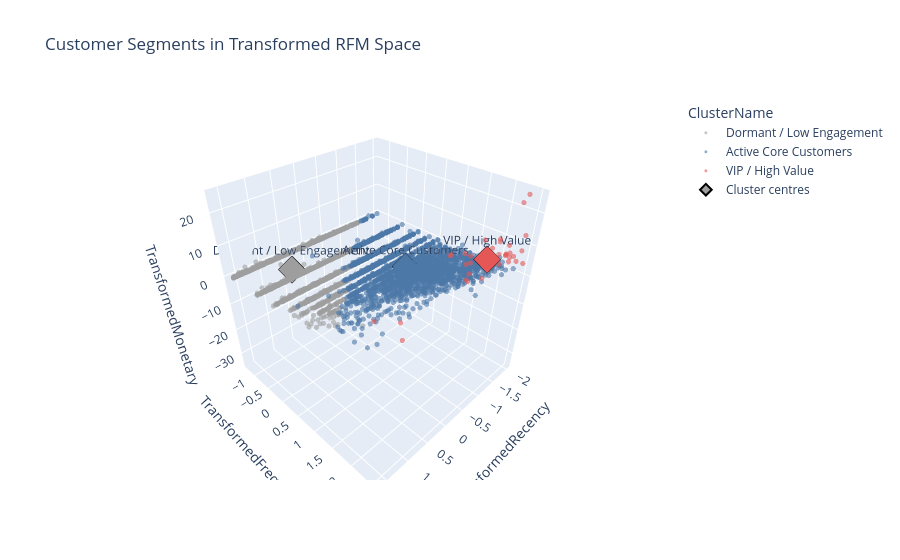

The notebook cell this image was saved under:
### Code cell
centres_3d = pd.DataFrame(
    final_cluster_pipeline
    .named_steps["kmeans"]
    .cluster_centers_,
    columns=[
        "TransformedRecency",
        "TransformedFrequency",
        "TransformedMonetary"
    ]
)

centres_3d["Cluster"] = range(FINAL_K)

centres_3d["ClusterName"] = (
    centres_3d["Cluster"]
    .map(cluster_name_map)
)

fig.add_trace(
    go.Scatter3d(
        x=centres_3d["TransformedRecency"],
        y=centres_3d["TransformedFrequency"],
        z=centres_3d["TransformedMonetary"],
        mode="markers+text",
        text=centres_3d["ClusterName"],
        textposition="top center",
        name="Cluster centres",
        marker={
            "size": 9,
            "symbol": "diamond",
            "color": [
                cluster_palette[name]
                for name in centres_3d["ClusterName"]
            ],
            "line": {
                "color": "black",
                "width": 2
            }
        }
    )
)

### Figure 1 — Plotly figure (JSON) as saved in the notebook; plotly's stock layout.template omitted (floating-point values rounded to 4 significant figures; data arrays with more than 128 entries replaced by an {"elided": "..."} marker saying what was removed)
{"data": [{"customdata": {"elided": "3039x3 float values"}, "hovertemplate": "<b>%{hovertext}</b><br><br>ClusterName=Dormant / Low Engagement<br>Recency=%{customdata[0]:.0f}<br>Frequency=%{customdata[1]:.0f}<br>Monetary=%{customdata[2]:,.2f}<extra></extra>", "hovertext": {"elided": "3039 float values"}, "legendgroup": "Dormant / Low Engagement", "marker": {"color": "#9E9E9E", "opacity": 0.6, "size": 3, "symbol": "circle"}, "mode": "markers", "name": "Dormant / Low Engagement", "scene": "scene", "showlegend": true, "type": "scatter3d", "x": {"elided": "3039 float values"}, "y": {"elided": "3039 float values"}, "z": {"elided": "3039 float values"}}, {"customdata": {"elided": "2764x3 float values"}, "hovertemplate": "<b>%{hovertext}</b><br><br>ClusterName=Active Core Customers<br>Recency=%{customdata[0]:.0f}<br>Frequency=%{customdata[1]:.0f}<br>Monetary=%{customdata[2]:,.2f}<extra></extra>", "hovertext": {"elided": "2764 float values"}, "legendgroup": "Active Core Customers", "marker": {"color": "#4C78A8", "opacity": 0.6, "size": 3, "symbol": "circle"}, "mode": "markers", "name": "Active Core Customers", "scene": "scene", "showlegend": true, "type": "scatter3d", "x": {"elided": "2764 float values"}, "y": {"elided": "2764 float values"}, "z": {"elided": "2764 float values"}}, {"customdata": [[25.0, 23.0, 143100.0], [1.0, 316.0, 46670.0], [22.0, 54.0, 71550.0], [12.0, 28.0, 55970.0], [3.0, 200.0, 109900.0], [276.0, 55.0, 53280.0], [2.0, 106.0, 49750.0], [4.0, 141.0, 190400.0], [1.0, 61.0, 49230.0], [2.0, 109.0, 73180.0], [4.0, 42.0, 44390.0], [11.0, 15.0, 63730.0], [5.0, 17.0, 45320.0], [10.0, 144.0, 297800.0], [9.0, 82.0, 90490.0], [2.0, 144.0, 523200.0], [26.0, 57.0, 53080.0], [2.0, 369.0, 258500.0], [4.0, 126.0, 125000.0], [1.0, 205.0, 111400.0], [8.0, 45.0, 84180.0], [12.0, 34.0, 72740.0], [4.0, 81.0, 51620.0], [39.0, 103.0, 97070.0], [18.0, 106.0, 59940.0], [5.0, 53.0, 141500.0], [1.0, 42.0, 42650.0], [373.0, 27.0, 54690.0], [1.0, 61.0, 54950.0], [5.0, 21.0, 45860.0], [9.0, 49.0, 233600.0], [3.0, 59.0, 168500.0], [2.0, 211.0, 67290.0], [373.0, 155.0, 50410.0], [2.0, 105.0, 98470.0], [1.0, 145.0, 578400.0]], "hovertemplate": "<b>%{hovertext}</b><br><br>ClusterName=VIP / High Value<br>Recency=%{customdata[0]:.0f}<br>Frequency=%{customdata[1]:.0f}<br>Monetary=%{customdata[2]:,.2f}<extra></extra>", "hovertext": [12420.0, 12750.0, 12930.0, 13080.0, 13090.0, 13090.0, 13410.0, 13690.0, 13780.0, 13800.0, 13880.0, 14090.0, 14100.0, 14160.0, 14300.0, 14650.0, 14680.0, 14910.0, 15060.0, 15310.0, 15770.0, 15840.0, 16010.0, 16030.0, 16420.0, 16680.0, 16700.0, 16750.0, 17390.0, 17400.0, 17450.0, 17510.0, 17840.0, 17850.0, 17950.0, 18100.0], "legendgroup": "VIP / High Value", "marker": {"color": "#E45756", "opacity": 0.6, "size": 3, "symbol": "circle"}, "mode": "markers", "name": "VIP / High Value", "scene": "scene", "showlegend": true, "type": "scatter3d", "x": [-0.8677, -2.0, -0.9339, -1.224, -1.741, 0.7276, -1.852, -1.651, -2.0, -1.852, -1.651, -1.263, -1.575, -1.304, -1.349, -1.852, -0.847, -1.852, -1.651, -2.0, -1.397, -1.224, -1.651, -0.6235, -1.034, -1.575, -2.0, 0.9806, -2.0, -1.575, -1.349, -1.741, -1.852, 0.9806, -1.852, -2.0], "y": [1.701, 2.48, 2.076, 1.802, 2.409, 2.082, 2.276, 2.341, 2.118, 2.283, 1.982, 1.445, 1.525, 2.346, 2.208, 2.346, 2.095, 2.501, 2.317, 2.413, 2.009, 1.892, 2.205, 2.269, 2.276, 2.069, 1.982, 1.784, 2.118, 1.65, 2.041, 2.106, 2.418, 2.361, 2.274, 2.347], "z": [9.503, 4.274, 5.833, 4.884, 7.906, 4.712, 4.48, 11.57, 4.446, 5.928, 4.118, 5.367, 4.182, 15.69, 6.895, 22.94, 4.698, 14.26, 8.649, 7.984, 6.551, 5.903, 4.603, 7.246, 5.134, 9.43, 3.997, 4.803, 4.819, 4.219, 13.31, 10.64, 5.581, 4.524, 7.319, 24.54]}, {"marker": {"color": ["#9E9E9E", "#4C78A8", "#E45756"], "line": {"color": "black", "width": 2}, "size": 9, "symbol": "diamond"}, "mode": "markers+text", "name": "Cluster centres", "text": ["Dormant / Low Engagement", "Active Core Customers", "VIP / High Value"], "textposition": "top center", "type": "scatter3d", "x": [0.7191, -0.7785, -1.351], "y": [-0.7211, 0.7706, 2.126], "z": [-0.3187, 0.2508, 7.804]}], "layout": {"legend": {"title": {"text": "ClusterName"}, "tracegroupgap": 0}, "scene": {"domain": {"x": [0, 1], "y": [0, 1]}, "xaxis": {"title": {"text": "TransformedRecency"}}, "yaxis": {"title": {"text": "TransformedFrequency"}}, "zaxis": {"title": {"text": "TransformedMonetary"}}}, "title": {"text": "Customer Segments in Transformed RFM Space"}}}
